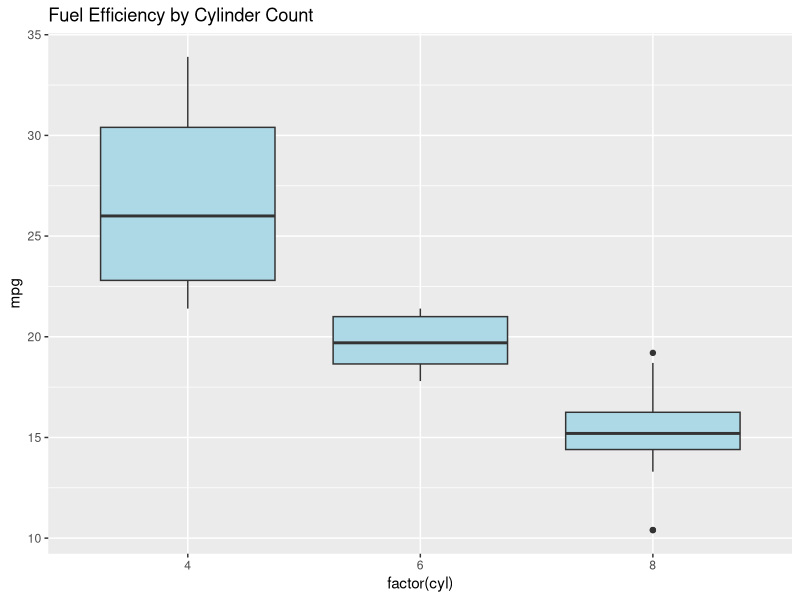

Write R code to recreate this figure.
## ---- chunk 1
# Minimal setup
options(htmltools.dir.version = FALSE)
knitr::opts_chunk$set(echo = TRUE, message = FALSE, warning = FALSE)
library(tidyverse)
library(readr)
library(stringr)
## ---- chunk 2
summary(mtcars)

## ---- chunk 3
ggplot(mtcars, aes(factor(cyl), mpg)) +
geom_boxplot(fill="lightblue") +
labs(title="Fuel Efficiency by Cylinder Count")
